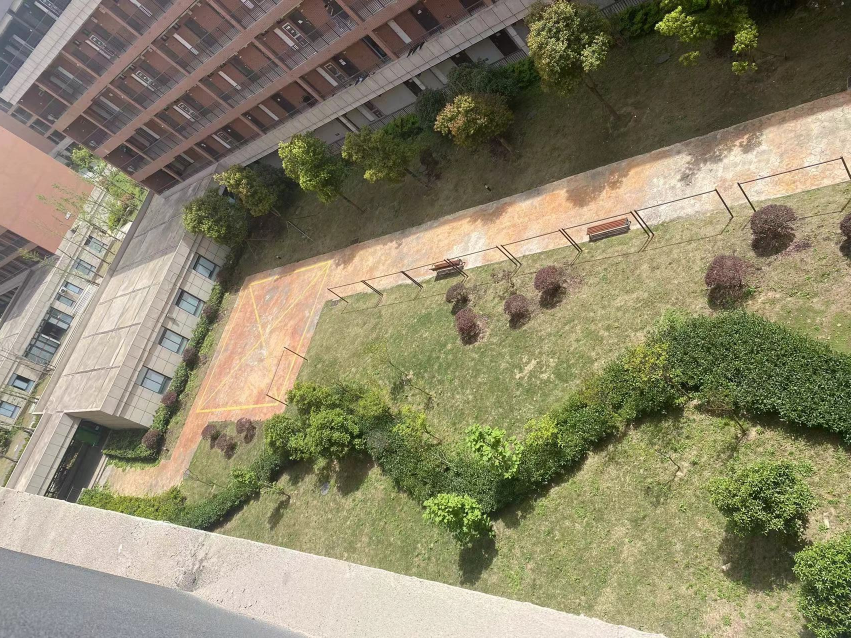
#> input picture SIFT_zuo.jpg, 1702 x 1276 px (shown at 1/2 size)
$ jupyter execute match.ipynb
#> lines starting #> are read from the running program, lines starting #| are printed output that depends on the picture
[cell 1]
import cv2

读取图像，并将图像缩小0.5倍

[cell 2]
# 读取图像
img1 = cv2.imread('SIFT_zuo.jpg', cv2.IMREAD_GRAYSCALE)
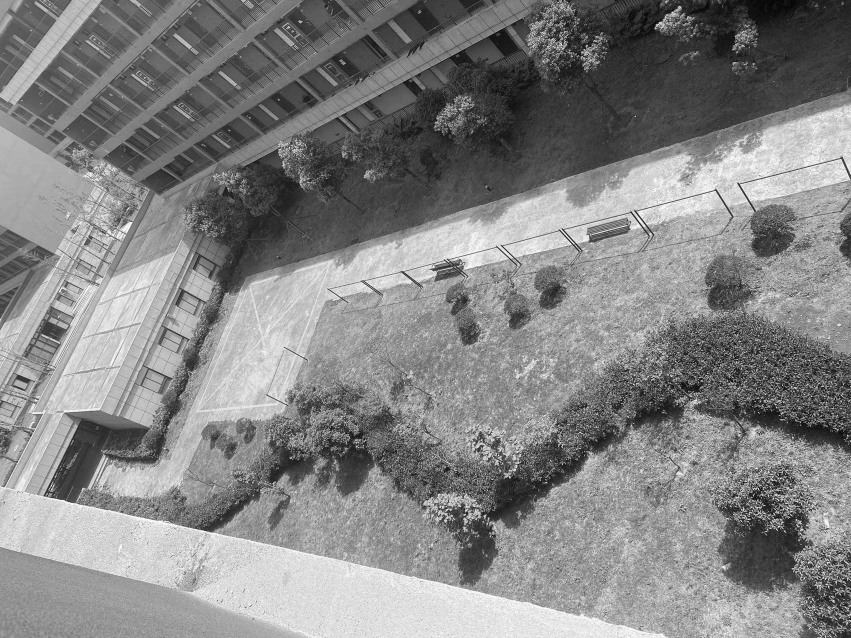
#> img1: shape (1276, 1702) (shown at 1/2 size); min 0, max 255, mean 132.1
img2 = cv2.imread('SIFT_you.jpg', cv2.IMREAD_GRAYSCALE)
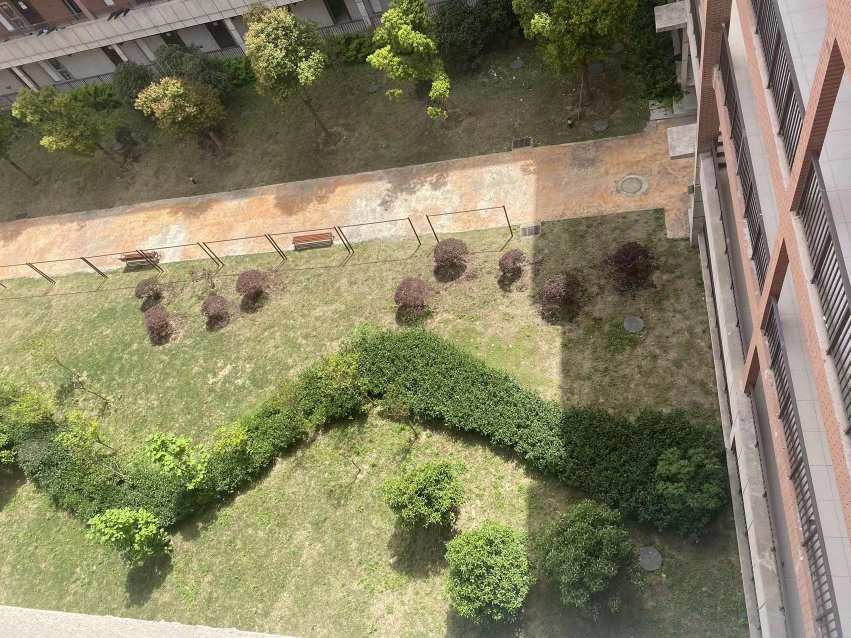
#> input picture SIFT_you.jpg, 1702 x 1276 px (shown at 1/2 size)
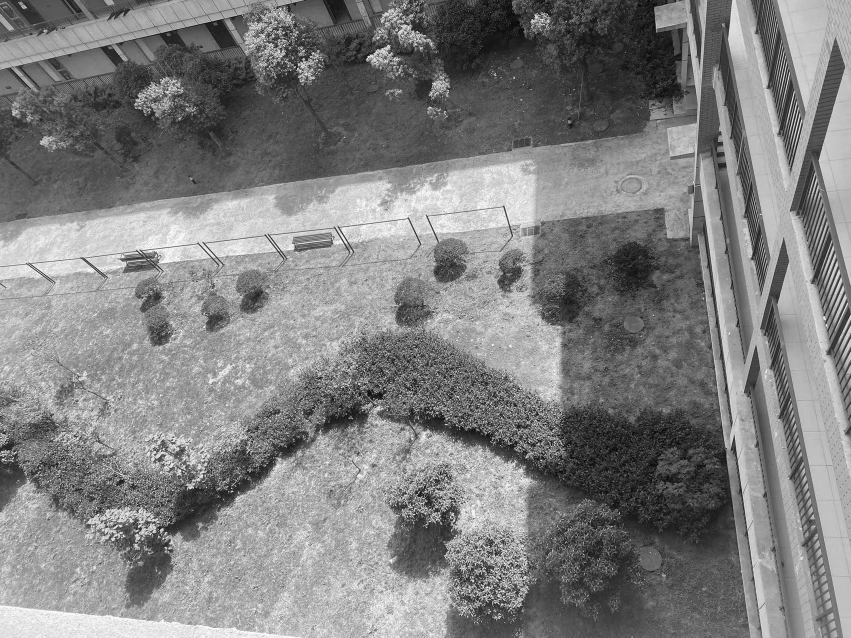
#> img2: shape (1276, 1702) (shown at 1/2 size); min 0, max 255, mean 127.8

height, width = img1.shape[:2]
#> height = 1276; width = 1702

# 将图像缩小0.5倍
imageA = cv2.resize(img1, (0, 0), fx=0.5, fy=0.5)
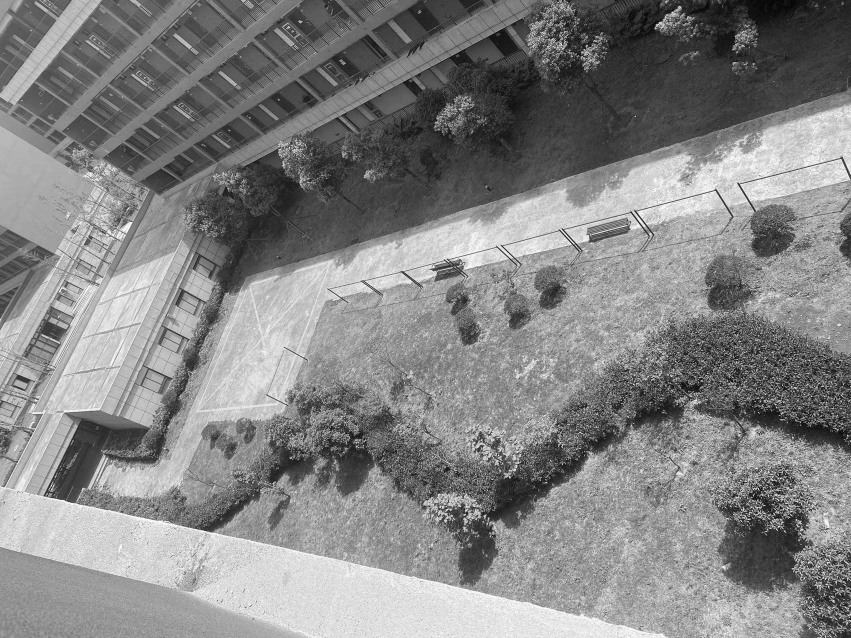
#> imageA: shape (638, 851); min 4, max 255, mean 132.2
imageB = cv2.resize(img2, (0, 0), fx=0.5, fy=0.5)
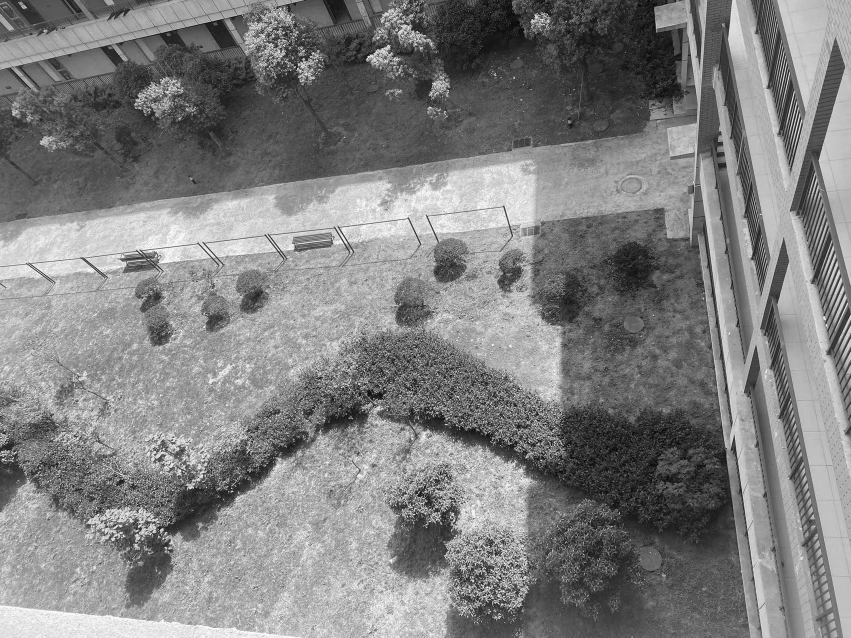
#> imageB: shape (638, 851); min 5, max 254, mean 127.9
height, width = imageA.shape[:2]
#> height = 638; width = 851

创建特征检测器，并提取特征点

[cell 3]
# 创建 SIFT 特征检测器
sift = cv2.SIFT_create()

# 在两幅图像中检测关键点并计算描述符
kp1, des1 = sift.detectAndCompute(imageA, None)
#> kp1 = 3711 keypoints; strongest (x, y, size): (485, 516, 1.8), (445, 521, 1.9), (680, 7, 2.5), (300, 22, 2.1)
kp2, des2 = sift.detectAndCompute(imageB, None)
#> kp2 = 3585 keypoints; strongest (x, y, size): (162, 530, 2.2), (388, 47, 2.6), (453, 514, 2), (24, 7, 2.9)

对两幅图像中的特征点进行特征匹配，并选择最佳匹配的前10个特征点

[cell 4]
# 创建 FLANN 匹配器
flann_params = dict(algorithm=0, trees=5)
searchParams = dict(checks=50)
matcher = cv2.FlannBasedMatcher(flann_params, searchParams)

# 在两幅图像中进行特征匹配
matches = matcher.match(des1, des2)
#> matches = 3711 matches

# 选择最佳匹配的前 10 对特征点
matches = sorted(matches, key=lambda x: x.distance)[:10]
#> matches = 10 matches

在两幅图像中绘制匹配结果

[cell 5]
img_matches = cv2.drawMatches(imageA, kp1, imageB, kp2, matches, None)
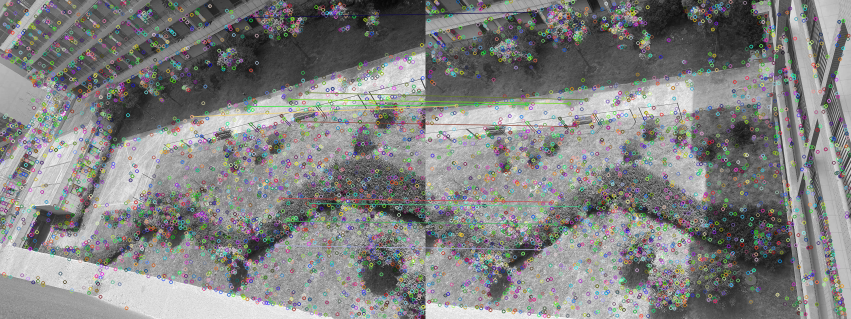
#> img_matches: shape (638, 1702, 3) (shown at 1/2 size); mean of channels 0, 1, 2 129.5, 130.2, 129.6; drawn as B, G, R

显示匹配结果，并保存图像

[cell 6]
# 显示匹配结果
cv2.imshow('image', img_matches)
cv2.waitKey(0)
cv2.destroyAllWindows()
cv2.imwrite('img_matches.jpg', img_matches)
#> Out = True
